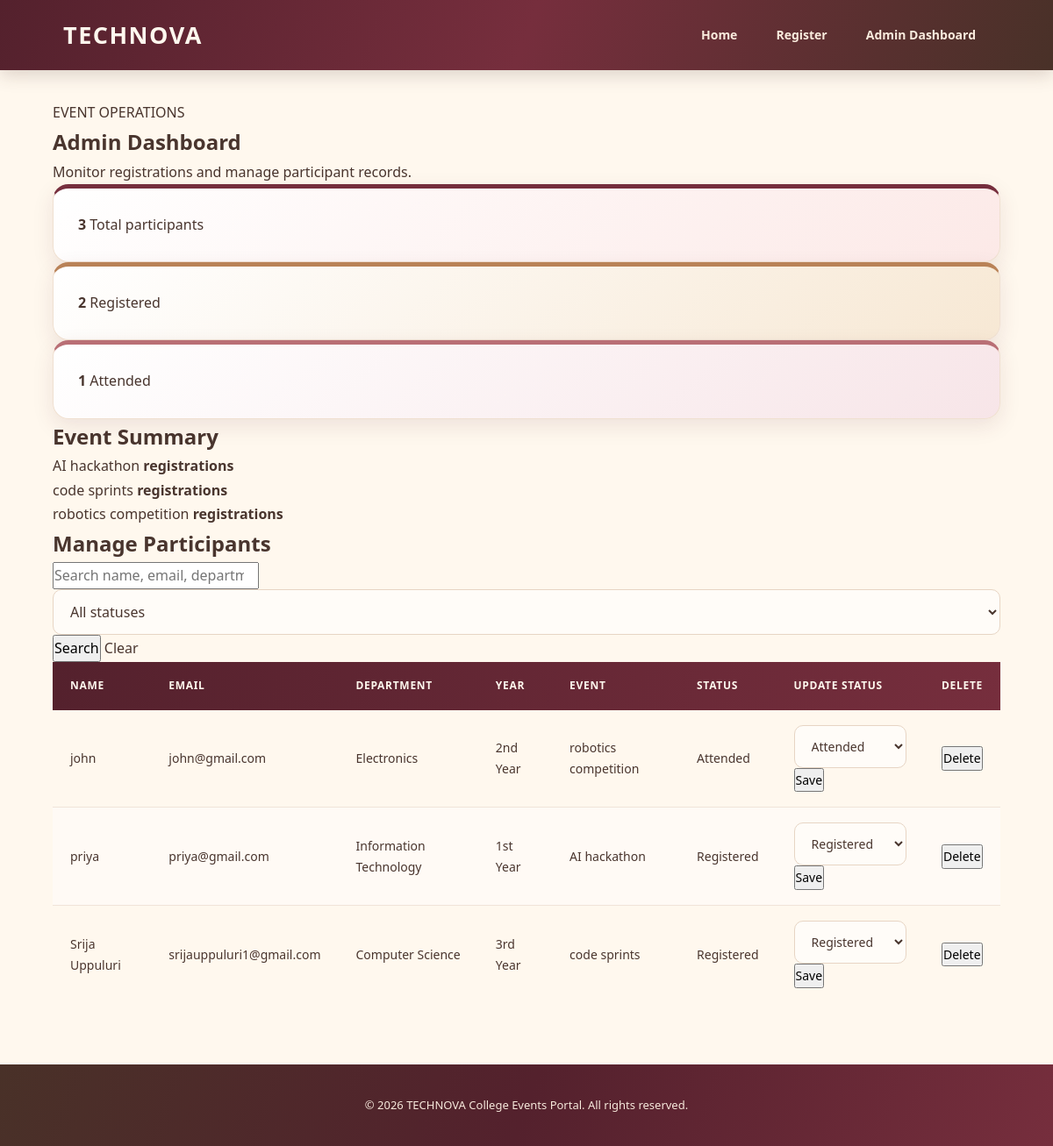
The page /admin on the database its author committed.
### tables this page shows
CREATE TABLE registrations (
                id INTEGER PRIMARY KEY AUTOINCREMENT,
                name TEXT NOT NULL,
                email TEXT NOT NULL,
                department TEXT NOT NULL,
                year TEXT NOT NULL,
                event TEXT NOT NULL,
                status TEXT NOT NULL DEFAULT 'Registered',
                created_at TIMESTAMP DEFAULT CURRENT_TIMESTAMP,
                UNIQUE(email, event)
            );

### app.py (the view, shortened to what this page needs)
@app.route("/admin")
def admin():
    search = request.args.get(
        "search", ""
    ).strip()
    status_filter = request.args.get(
        "status", ""
    ).strip()
    query = """
        SELECT *
        FROM registrations
        WHERE 1=1
    """
    params = []
    valid_statuses = [
        "Registered",
        "Attended",
        "Cancelled"
    ]
    if status_filter in valid_statuses:
        query += " AND status = ?"
        params.append(status_filter)
    query += " ORDER BY created_at DESC"
    with get_db() as db:
        registrations = db.execute(
            query,
            params
        ).fetchall()
        total = db.execute(
            "SELECT COUNT(*) FROM registrations"
        ).fetchone()[0]
        registered = db.execute(
            """
            SELECT COUNT(*)
            FROM registrations
            WHERE status = ?
            """,
            ("Registered",)
        ).fetchone()[0]
        attended = db.execute(
            """
            SELECT COUNT(*)
            FROM registrations
            WHERE status = ?
            """,
            ("Attended",)
        ).fetchone()[0]
        event_stats = db.execute("""
            SELECT
                event,
                COUNT(*) AS total
            FROM registrations
            GROUP BY event
            ORDER BY event
        """).fetchall()
    return render_template(
        "admin.html",
        registrations=registrations,
        total=total,
        registered=registered,
        attended=attended,
        event_stats=event_stats,
        search=search,
        status_filter=status_filter
    )

### app.py (called while the page is built)
def get_db():
    DATABASE_PATH.parent.mkdir(
        parents=True,
        exist_ok=True
    )
    connection = sqlite3.connect(DATABASE_PATH)
    connection.row_factory = sqlite3.Row
    return connection

### templates/admin.html (shortened to what this page needs)
{% extends "base.html" %}
{% block content %}
<section class="section">
    <p class="eyebrow">EVENT OPERATIONS</p>
    <h1>Admin <span>Dashboard</span></h1>
    <p class="section-description">
        Monitor registrations and manage participant records.
    </p>
    <div class="stats">
        <div class="stat-card">
            <strong>{{ total }}</strong>
            <span>Total participants</span>
        </div>
        <div class="stat-card">
            <strong>{{ registered }}</strong>
            <span>Registered</span>
        </div>
        <div class="stat-card">
            <strong>{{ attended }}</strong>
            <span>Attended</span>
        </div>
    </div>
</section>
<section class="section dashboard-section">
    <h2>Event <span>Summary</span></h2>
    <div class="event-summary-list">
        {% for item in event_stats %}
        <div class="event-summary-row">
            <span>{{ item['event'] }}</span>
            <strong>{{ item['count'] }} registrations</strong>
        </div>
        {% else %}
        <p>No registrations yet. Register a student to see the summary.</p>
        {% endfor %}
    </div>
</section>
<section class="section dashboard-section">
    <h2>Manage <span>Participants</span></h2>
    <form class="search-form" method="GET" action="{{ url_for('admin') }}">
        <input type="search" name="q" value="{{ search }}"
               placeholder="Search name, email, department or event">
        <select name="status">
            <option value="">All statuses</option>
        </select>
        <button class="button button-primary" type="submit">Search</button>
        <a class="button button-secondary" href="{{ url_for('admin') }}">
            Clear
        </a>
    </form>
    <div class="table-wrap">
        <table class="registration-table">
            <thead>
                <tr>
                    <th>Name</th>
                    <th>Email</th>
                    <th>Department</th>
                    <th>Year</th>
                    <th>Event</th>
                    <th>Status</th>
                    <th>Update status</th>
                    <th>Delete</th>
                </tr>
            </thead>
            <tbody>
                {% for participant in registrations %}
                <tr>
                    <td>{{ participant['name'] }}</td>
                    <td>{{ participant['email'] }}</td>
                    <td>{{ participant['department'] }}</td>
                    <td>{{ participant['year'] }}</td>
                    <td>{{ participant['event'] }}</td>
                    <td>
                        <span class="status-pill">
                            {{ participant['status'] }}
                        </span>
                    </td>
                    <td>
                        <form method="POST"
                              action="{{ url_for('update_status', registration_id=participant['id']) }}"
                              class="inline-form">
                            <select name="status" aria-label="New status">
                                {% for option in ['Registered', 'Attended', 'Cancelled'] %}
                                <option value="{{ option }}"
                                    {% if participant['status'] == option %}selected{% endif %}>
                                    {{ option }}
                                </option>
                                {% endfor %}
                            </select>
                            <button class="small-button" type="submit">
                                Save
                            </button>
                        </form>
                    </td>
                    <td>
                        <form method="POST"
                              action="{{ url_for('delete_registration', registration_id=participant['id']) }}"
                              onsubmit="return confirm('Delete this registration?');">
                            <button class="small-button danger" type="submit">
                                Delete
                            </button>
                        </form>
                    </td>
                </tr>
                {% else %}
                <tr>
                    <td colspan="8">No matching registrations found.</td>
                </tr>
                {% endfor %}
            </tbody>
        </table>
    </div>
</section>
{% endblock %}

### templates/base.html (shortened to what this page needs)
<!DOCTYPE html>
<html lang="en">
<head>
    <link rel="stylesheet"
          href="{{ url_for('static', filename='style.css') }}">
</head>
<body>
    <header class="navbar">
        <div class="nav-container">
            <a href="{{ url_for('home') }}" class="logo">
                TECHNOVA
            </a>
            <nav class="nav-links">
                <a href="{{ url_for('home') }}">
                    Home
                </a>
                <a href="{{ url_for('register') }}">
                    Register
                </a>
                <a href="{{ url_for('admin') }}">
                    Admin Dashboard
                </a>
            </nav>
        </div>
    </header>
    <main class="main-content">
        {% block content %}
        {% endblock %}
    </main>
    <footer class="footer">
        <p>
            &copy; 2026 TECHNOVA College Events Portal.
            All rights reserved.
        </p>
    </footer>
</body>
</html>

### static/style.css (style rules this page uses)
:root { --cream: #FFF8EE; --cream-dark: #F5E8D5; --beige: #EAD5BC; --blush: #F3D0CE; --pink: #DFA5A5; --rose: #B96F75; --burgundy: #762E3D; --wine: #54212D; --brown: #795548; --brown-dark: #493128; --caramel: #B98257; --gold: #D5A65A; --white: #FFFFFF; --text: #49352E; --text-light: #8B766A; --success: #47765A; --danger: #A53F48; --shadow: 0 8px 25px rgba(84, 33, 45, 0.10); --shadow-hover: 0 14px 35px rgba(84, 33, 45, 0.18); --radius: 18px; }
* { margin: 0; padding: 0; box-sizing: border-box; }
html { scroll-behavior: smooth; }
body { font-family: "Segoe UI", Arial, sans-serif; background: var(--cream); color: var(--text); line-height: 1.7; min-height: 100vh; }
a { text-decoration: none; color: inherit; }
button, input, select, textarea { font: inherit; }
button { cursor: pointer; }
.navbar { background: linear-gradient( 110deg, var(--wine), var(--burgundy), var(--brown-dark) ); color: var(--cream); padding: 17px 6%; box-shadow: 0 5px 20px rgba(73, 49, 40, 0.20); position: sticky; top: 0; z-index: 1000; }
.nav-container { max-width: 1400px; margin: auto; display: flex; justify-content: space-between; align-items: center; gap: 25px; }
.logo { color: var(--cream); font-size: 27px; font-weight: 800; letter-spacing: 1.5px; }
.nav-links { display: flex; align-items: center; gap: 12px; list-style: none; }
.nav-links a { color: #F9EBDD; font-size: 14px; font-weight: 600; padding: 10px 16px; border-radius: 10px; transition: 0.3s ease; }
.main-content { width: 90%; max-width: 1400px; margin: 35px auto 65px; min-height: 65vh; }
.stat-card { padding: 28px; border-radius: var(--radius); background: var(--white); border: 1px solid #F0E0D1; box-shadow: var(--shadow); transition: 0.3s ease; position: relative; overflow: hidden; }
.stat-card:nth-child(1) { border-top: 5px solid var(--burgundy); background: linear-gradient(140deg, #FFFFFF, #FCE9E7); }
.stat-card:nth-child(2) { border-top: 5px solid var(--caramel); background: linear-gradient(140deg, #FFFFFF, #F7E8D4); }
.stat-card:nth-child(3) { border-top: 5px solid var(--rose); background: linear-gradient(140deg, #FFFFFF, #F7E5E8); }
.form-control, input[type="text"], input[type="email"], input[type="password"], input[type="date"], input[type="number"], select, textarea { width: 100%; padding: 13px 15px; border: 1.5px solid #E7D5C4; border-radius: 10px; background: #FFFCF8; color: var(--text); outline: none; transition: 0.25s ease; }
table { width: 100%; border-collapse: collapse; text-align: left; }
thead { background: linear-gradient( 100deg, var(--wine), var(--burgundy) ); color: var(--cream); }
th { padding: 17px 20px; font-size: 12px; font-weight: 800; text-transform: uppercase; letter-spacing: 0.7px; white-space: nowrap; }
td { padding: 17px 20px; border-bottom: 1px solid #F0E4D9; color: var(--text); font-size: 14px; }
tbody tr { transition: background 0.2s ease; }
tbody tr:nth-child(even) { background: #FFFAF5; }
tbody tr:last-child td { border-bottom: none; }
footer { margin-top: 70px; padding: 35px 6%; background: linear-gradient( 110deg, var(--brown-dark), var(--wine), var(--burgundy) ); color: #F7E9DC; text-align: center; }
footer p { font-size: 13px; line-height: 1.8; }

### rows shown on the page
registrations: name "john", email "john@gmail.com", department "Electronics", year "2nd Year", event "robotics competition", status "Attended"
registrations: name "priya", email "priya@gmail.com", department "Information Technology", year "1st Year", event "AI hackathon", status "Registered"
registrations: name "Srija Uppuluri", email "srijauppuluri1@gmail.com", department "Computer Science", year "3rd Year", event "code sprints", status "Registered"

### other values the page prints
{{ total }} "3"
{{ registered }} "2"
{{ attended }} "1"
{{ item['event'] }} "AI hackathon" "code sprints" "robotics competition"
